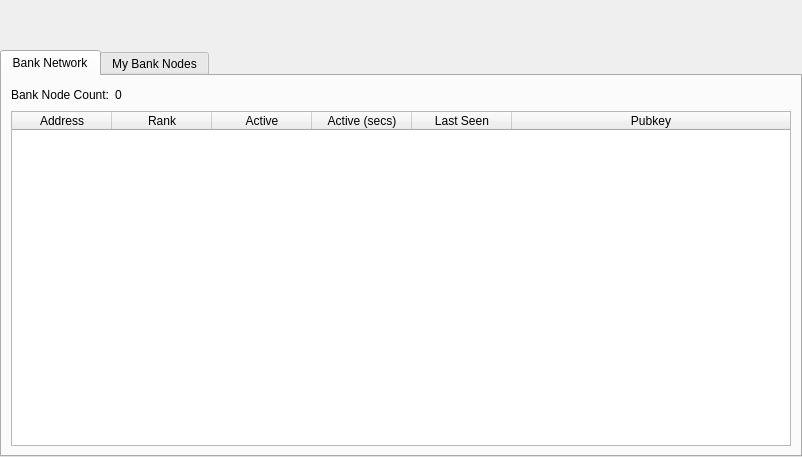
<?xml version="1.0" encoding="UTF-8"?>
<ui version="4.0">
 <class>MasternodeManager</class>
 <widget class="QWidget" name="MasternodeManager">
  <property name="geometry">
   <rect>
    <x>0</x>
    <y>0</y>
    <width>802</width>
    <height>457</height>
   </rect>
  </property>
  <property name="windowTitle">
   <string>Form</string>
  </property>
  <layout class="QVBoxLayout" name="topLayout">
   <property name="leftMargin">
    <number>0</number>
   </property>
   <property name="topMargin">
    <number>0</number>
   </property>
   <property name="rightMargin">
    <number>0</number>
   </property>
   <property name="bottomMargin">
    <number>0</number>
   </property>
   <item>
    <layout class="QVBoxLayout" name="verticalLayout">
     <property name="bottomMargin">
      <number>0</number>
     </property>
     <item>
      <widget class="QFrame" name="verticalFrame">
       <property name="minimumSize">
        <size>
         <width>800</width>
         <height>44</height>
        </size>
       </property>
       <property name="maximumSize">
        <size>
         <width>800</width>
         <height>44</height>
        </size>
       </property>
       <property name="styleSheet">
        <string notr="true">background:transparent;sss</string>
       </property>
       <layout class="QVBoxLayout" name="verticalLayout_9"/>
      </widget>
     </item>
     <item>
      <widget class="QTabWidget" name="tabWidget">
       <property name="currentIndex">
        <number>0</number>
       </property>
       <widget class="QWidget" name="tab">
        <attribute name="title">
         <string>Bank Network</string>
        </attribute>
        <layout class="QGridLayout" name="gridLayout">
         <item row="1" column="0">
          <widget class="QTableWidget" name="tableWidget">
           <property name="editTriggers">
            <set>QAbstractItemView::NoEditTriggers</set>
           </property>
           <property name="alternatingRowColors">
            <bool>true</bool>
           </property>
           <property name="selectionBehavior">
            <enum>QAbstractItemView::SelectRows</enum>
           </property>
           <attribute name="horizontalHeaderStretchLastSection">
            <bool>true</bool>
           </attribute>
           <column>
            <property name="text">
             <string>Address</string>
            </property>
           </column>
           <column>
            <property name="text">
             <string>Rank</string>
            </property>
           </column>
           <column>
            <property name="text">
             <string>Active</string>
            </property>
           </column>
           <column>
            <property name="text">
             <string>Active (secs)</string>
            </property>
           </column>
           <column>
            <property name="text">
             <string>Last Seen</string>
            </property>
           </column>
           <column>
            <property name="text">
             <string>Pubkey</string>
            </property>
           </column>
          </widget>
         </item>
         <item row="0" column="0">
          <layout class="QHBoxLayout" name="horizontalLayout_3">
           <property name="bottomMargin">
            <number>0</number>
           </property>
           <item>
            <widget class="QLabel" name="label_2">
             <property name="text">
              <string>Bank Node Count:</string>
             </property>
            </widget>
           </item>
           <item>
            <widget class="QLabel" name="countLabel">
             <property name="text">
              <string>0</string>
             </property>
            </widget>
           </item>
           <item>
            <spacer name="horizontalSpacer_3">
             <property name="orientation">
              <enum>Qt::Horizontal</enum>
             </property>
             <property name="sizeHint" stdset="0">
              <size>
               <width>40</width>
               <height>20</height>
              </size>
             </property>
            </spacer>
           </item>
          </layout>
         </item>
        </layout>
       </widget>
       <widget class="QWidget" name="tab_2">
        <attribute name="title">
         <string>My Bank Nodes</string>
        </attribute>
        <layout class="QGridLayout" name="gridLayout_2">
         <item row="0" column="0">
          <layout class="QVBoxLayout" name="verticalLayout_2">
           <property name="bottomMargin">
            <number>0</number>
           </property>
           <item>
            <layout class="QHBoxLayout" name="horizontalLayout">
             <item>
              <widget class="QPushButton" name="createButton">
               <property name="text">
                <string>&amp;Create...</string>
               </property>
              </widget>
             </item>
             <item>
              <widget class="QPushButton" name="copyAddressButton">
               <property name="text">
                <string>Copy &amp;Address</string>
               </property>
              </widget>
             </item>
             <item>
              <spacer name="horizontalSpacer">
               <property name="orientation">
                <enum>Qt::Horizontal</enum>
               </property>
               <property name="sizeHint" stdset="0">
                <size>
                 <width>40</width>
                 <height>20</height>
                </size>
               </property>
              </spacer>
             </item>
            </layout>
           </item>
           <item>
            <widget class="QTableWidget" name="tableWidget_2">
             <property name="editTriggers">
              <set>QAbstractItemView::NoEditTriggers</set>
             </property>
             <property name="alternatingRowColors">
              <bool>true</bool>
             </property>
             <property name="selectionMode">
              <enum>QAbstractItemView::SingleSelection</enum>
             </property>
             <property name="selectionBehavior">
              <enum>QAbstractItemView::SelectRows</enum>
             </property>
             <attribute name="horizontalHeaderStretchLastSection">
              <bool>true</bool>
             </attribute>
             <column>
              <property name="text">
               <string>Alias</string>
              </property>
             </column>
             <column>
              <property name="text">
               <string>IP/Onion</string>
              </property>
             </column>
             <column>
              <property name="text">
               <string>Status</string>
              </property>
             </column>
             <column>
              <property name="text">
               <string>Collateral Address</string>
              </property>
             </column>
            </widget>
           </item>
           <item>
            <layout class="QHBoxLayout" name="horizontalLayout_2">
             <property name="bottomMargin">
              <number>0</number>
             </property>
             <item>
              <widget class="QPushButton" name="editButton">
               <property name="text">
                <string>&amp;Edit</string>
               </property>
              </widget>
             </item>
             <item>
              <widget class="QPushButton" name="getConfigButton">
               <property name="text">
                <string>&amp;Get Config</string>
               </property>
              </widget>
             </item>
             <item>
              <widget class="QPushButton" name="removeButton">
               <property name="text">
                <string>&amp;Remove</string>
               </property>
              </widget>
             </item>
             <item>
              <spacer name="horizontalSpacer_2">
               <property name="orientation">
                <enum>Qt::Horizontal</enum>
               </property>
               <property name="sizeHint" stdset="0">
                <size>
                 <width>40</width>
                 <height>20</height>
                </size>
               </property>
              </spacer>
             </item>
            </layout>
           </item>
           <item>
            <layout class="QHBoxLayout" name="horizontalLayout_4">
             <property name="bottomMargin">
              <number>0</number>
             </property>
             <item>
              <widget class="QPushButton" name="startButton">
               <property name="text">
                <string>&amp;Start</string>
               </property>
              </widget>
             </item>
             <item>
              <widget class="QPushButton" name="stopButton">
               <property name="text">
                <string>Sto&amp;p</string>
               </property>
              </widget>
             </item>
             <item>
              <spacer name="horizontalSpacer_4">
               <property name="orientation">
                <enum>Qt::Horizontal</enum>
               </property>
               <property name="sizeHint" stdset="0">
                <size>
                 <width>40</width>
                 <height>20</height>
                </size>
               </property>
              </spacer>
             </item>
            </layout>
           </item>
           <item>
            <layout class="QHBoxLayout" name="horizontalLayout_5">
             <property name="bottomMargin">
              <number>0</number>
             </property>
             <item>
              <widget class="QPushButton" name="startAllButton">
               <property name="text">
                <string>S&amp;tart All</string>
               </property>
              </widget>
             </item>
             <item>
              <widget class="QPushButton" name="stopAllButton">
               <property name="text">
                <string>St&amp;op All</string>
               </property>
              </widget>
             </item>
             <item>
              <spacer name="horizontalSpacer_5">
               <property name="orientation">
                <enum>Qt::Horizontal</enum>
               </property>
               <property name="sizeHint" stdset="0">
                <size>
                 <width>40</width>
                 <height>20</height>
                </size>
               </property>
              </spacer>
             </item>
            </layout>
           </item>
          </layout>
         </item>
        </layout>
       </widget>
      </widget>
     </item>
    </layout>
   </item>
  </layout>
 </widget>
 <resources/>
 <connections/>
</ui>
